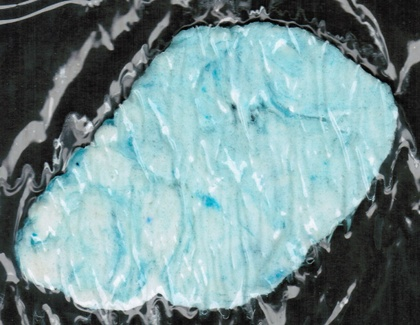
%> input picture database/005-15.jpg, 420 x 325 px, shrunk from 920 x 712 before the run
$ octave --eval "result = GenerarMascara(imread('../../database/005-15.jpg'));"   (GNU Octave 9; MATLAB toolbox functions it lacks are replaced by stand-ins)
%> lines starting %> are read from the running program, lines starting %| are printed output that depends on the picture; in (x1, y1, x2, y2) boxes, pixels count from 0 and x2, y2 are one past the last pixel; in counts of white or black regions, pixels touching at a corner belong together; the program's own positions count from 1; long printed decimals are rounded
### core/segmentacion/nLuv2RGB.m
function rgb = Luv2RGB(luvim)

if size(luvim,3) ~= 3
    error('im must have three color channels');
end
if ~isa(luvim,'float')
    luvim = im2single(luvim);
end
imsiz = size(luvim);
%> imsiz = [325 420 3]

RGB = [ 3.2405, -1.5371, -0.4985 ; ...
    -0.9693,  1.8760,  0.0416 ; ...
    0.0556, -0.2040,  1.0573 ];
Up = 0.19784977571475;
Vp = 0.46834507665248;
Yn = 1.00000;

l = luvim(:,:,1);

y = Yn*l./903.3;
y(l>.8) = (l(l>.8)+16)/116;
%> y: size 325x420 single; min 0, max 0.146, mean 0.00583
y(l>.8) = Yn*(y(l>.8)).^3;
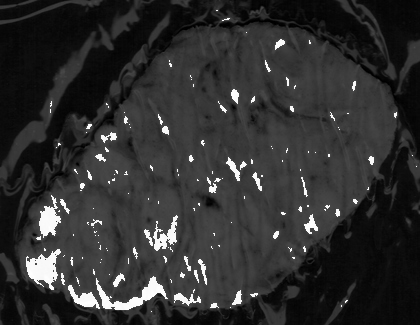
%> y: size 325x420 single; min 0, max 0.00313, mean 0.00059; drawn with min black and max white

u = Up+luvim(:,:,2)./(13*l);
v = Vp+luvim(:,:,3)./(13*l);

x = 9*u.*y./(4*v);
z = (12-3*u-20*v).*y./(4*v);
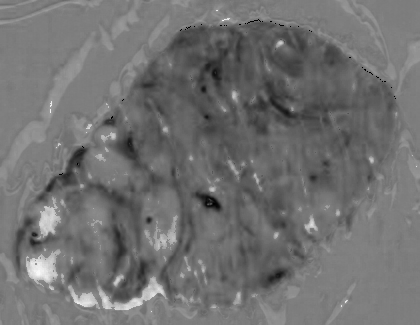
%> z: size 325x420 single; 0.06% of the values are NaN or infinite; the others: min -0.000392, max 0.000429, mean -2.77e-05; drawn with min black, max white, NaN and infinite black

rgb = RGB*reshape(permute(cat(3, x, y, z),[3 1 2]),[3 prod(imsiz(1:2))]);
rgb = reshape(rgb',imsiz);
%> rgb: size 325x420x3 single; 0.06% of the values are NaN or infinite; the others: min -0.000599, max 0.00683, mean 0.000552

zr = find(l < .1);
%> zr = 10120 values from 31 to 136500
rgb([zr zr+prod(imsiz(1:2)) zr+2*prod(imsiz(1:2))]) = 0;
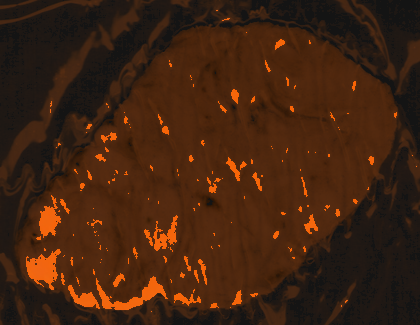
%> rgb: size 325x420x3 single; mean R, G, B 0.00131, 0.000437, -0.000111; drawn with min black and max white
rgb = min(rgb,1);
rgb = max(rgb,0);

### core/segmentacion/GenerarMascara.m
function [ mascara, distancias ] = GenerarMascara( fimg )
%GENERARMASCARA Summary of this function goes here
%   Detailed explanation goes here
lab = rgb2lab(nLuv2RGB(fimg));
%> lab: size 325x420x3 single; mean of channels 1, 2, 3 0.0414, 0.0428, 0.0627
db = double(lab);
%> db: size 325x420x3 double; mean of channels 1, 2, 3 0.0414, 0.0428, 0.0627
tamano = size(db);
%> tamano = [325 420 3]
r = fix(tamano(1)/10);
%> r = 32
k = 40;
H = tamano(1);
%> H = 325
W = tamano(2);
%> W = 420
centroH = fix(H/2);
%> centroH = 162
centroW = fix(W/2);
%> centroW = 210

pLab = zeros(1,3);

%Encuentra el color medio de las esquinas
for i=1:3
    dbp = db(:,:,i);
    w1 = dbp(1:r,1:r);
    w2 = dbp(1:r,W-r:W);
    w3 = dbp(H-r:H, W-r:W);
    w4 = dbp(H-r:H,1:r);

    m = (mean2(w1)+mean2(w2)+mean2(w3)+mean2(w4))/4;
    pLab(i) = m;
end
%> this loop made 3 passes
%> m on passes 1 to 3: 0.0101, 0.00889, 0.0152
%> after the loop, pLab = [0.0101 0.00889 0.0152]


%Genera la matriz de distancias euclideas
euclideas = zeros(tamano(1), tamano(2));
for i = 1:tamano(1)
   for j = 1:tamano(2)
       d = sqrt((lab(i,j,1)-pLab(1))^2+(lab(i,j,2)-pLab(2))^2+(lab(i,j,3)-pLab(3))^2);
       euclideas(i,j) = d;
   end
end
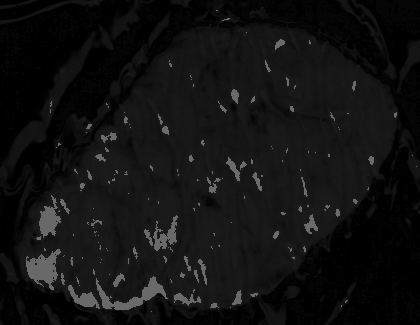
%> euclideas: size 325x420 double; min 0.000195, max 0.43, mean 0.0699

%Calcula la desviaci髇 de las ventanas
w1 = euclideas(1:r,1:r);
w2 = euclideas(1:r,W-r:W);
w3 = euclideas(H-r:H, W-r:W);
w4 = euclideas(H-r:H,1:r);
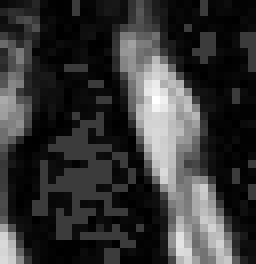
%> w4: size 33x32 double (shown 8 times larger); min 0.000293, max 0.0853, mean 0.0184; drawn with min black and max white
w = [w1(:) ; w2(:) ; w3(:) ; w4(:)];
%> w = 4225 values, max 0.0853 at index 3809, min 0.000293 at index 111, mean 0.0153
s = std2(w);
%> s = 0.018
m = mean2(w);
%> m = 0.0153

disp(s);
%| 0.01805
disp(m);
%| 0.01529

if(abs(s)>0)
    zwt = (euclideas - m) / s;
    %Genera la matriz de distancias relativas
    distancias = zeros(tamano(1), tamano(2));
    for i = 1:tamano(1)
       for j = 1:tamano(2)

           d = zwt(i,j);

           if(d > s)
               g = log(4*s*d);

           else
               g = d;
           end


           distancias(i,j) = g;

       end
    end
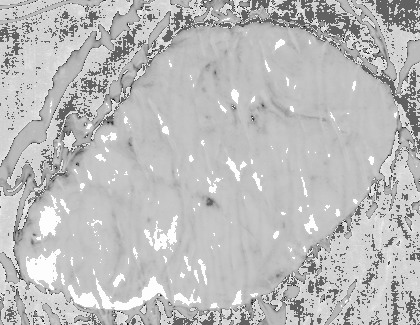
%> distancias: size 325x420 double; min -6.64, max 0.507, mean -1.36; drawn with min black and max white
%> after the loop, g = -3.91
else
%     zwt = euclideas;
    distancias = euclideas;
    distancias(abs(distancias)>0) = 1;
end


%Calcular el umbral????

%Genera la matriz de m醩cara
nrows = size(distancias,1);
%> nrows = 325
ncols = size(distancias,2);
%> ncols = 420
ab = reshape(distancias,nrows*ncols,1);
[clusters_idx, cluster_center] = kmeans(ab, 2, 'distance', 'sqeuclidean','Replicates',3);
%> cluster_center = [-1.04; -3.71]
mascara = reshape(clusters_idx,nrows,ncols);
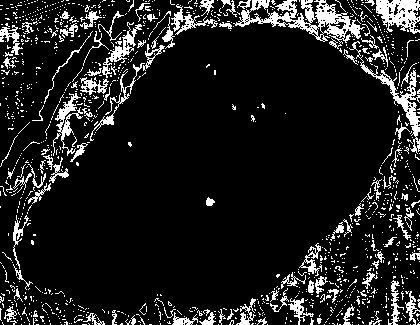
%> mascara: size 325x420 double; values 1 (black) and 2 (white), 11.8% white in thin lines or dots


%selecciona la regi髇 central
BW = im2bw(mascara,1);
%> BW: size 325x420 logical; 11.8% white in thin lines or dots
BW = ~BW;
%> BW: size 325x420 logical; 88.2% white; black in thin lines or dots
%> (the run ends here)

$ run again, on database/008-6.jpg
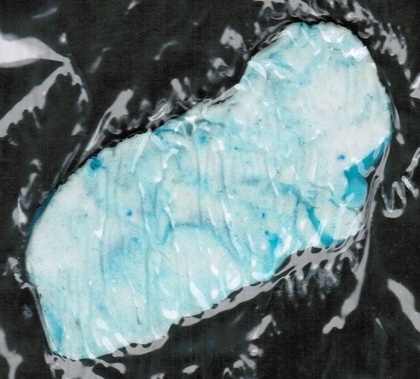
%> input picture database/008-6.jpg, 420 x 379 px, shrunk from 852 x 768 before the run
%> zr = 9089 values from 1 to 159180
%> lab: size 379x420x3 single; mean of channels 1, 2, 3 0.0407, 0.0402, 0.0616
%> db: size 379x420x3 double; mean of channels 1, 2, 3 0.0407, 0.0402, 0.0616
%> the loop in GenerarMascara, `for i=1:3` made 3 passes
%> m on passes 1 to 3: 0.013, 0.0118, 0.0195
%> after the loop in GenerarMascara, `for i=1:3`: pLab = [0.013 0.0118 0.0195]
%> w = 5625 values, max 0.0883 at index 37, min 0.000173 at index 1541, mean 0.0126
%> s = 0.0162
%> in GenerarMascara, `m = mean2(w);`: m = 0.0126
%| 0.01616
%| 0.01263
%> after the loop in GenerarMascara, `for i = 1:tamano(1)`:
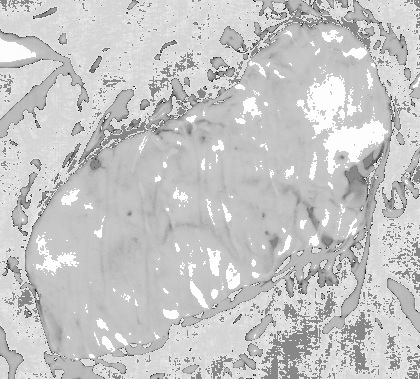
%> distancias: size 379x420 double; min -6.79, max 0.497, mean -1.11; drawn with min black and max white
%> after the loop in GenerarMascara, `for i = 1:tamano(1)`: g = -2.91
%> cluster_center = [-0.83; -2.88]
%> in GenerarMascara, `mascara = reshape(clusters_idx,nrows,ncols);`:
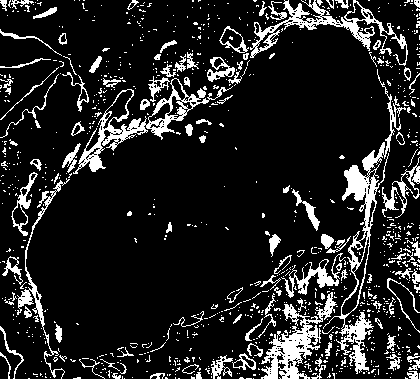
%> mascara: size 379x420 double; values 1 (black) and 2 (white), 13.8% white; 945 white regions (828 under 20 px), largest, box (x1, y1, x2, y2) and area: (323, 69, 406, 374) 3027, (73, 78, 233, 174) 2237, (261, 292, 337, 379) 2111

$ run again, on database/009-9.jpg
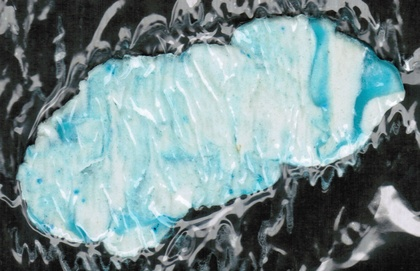
%> input picture database/009-9.jpg, 420 x 271 px, shrunk from 1016 x 656 before the run
%> zr = 9100 values from 209 to 113820
%> lab: size 271x420x3 single; mean of channels 1, 2, 3 0.0523, 0.051, 0.0793
%> db: size 271x420x3 double; mean of channels 1, 2, 3 0.0523, 0.051, 0.0793
%> the loop in GenerarMascara, `for i=1:3` made 3 passes
%> m on passes 1 to 3: 0.0138, 0.0122, 0.0209
%> after the loop in GenerarMascara, `for i=1:3`: pLab = [0.0138 0.0122 0.0209]
%> w = 3025 values, max 0.0836 at index 154, min 0.000236 at index 960, mean 0.0238
%> s = 0.0187
%> in GenerarMascara, `m = mean2(w);`: m = 0.0238
%| 0.01869
%| 0.02382
%> after the loop in GenerarMascara, `for i = 1:tamano(1)`:
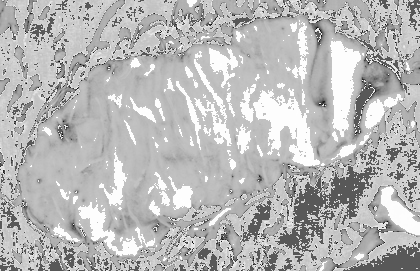
%> distancias: size 271x420 double; min -6.57, max 0.465, mean -1.47; drawn with min black and max white
%> after the loop in GenerarMascara, `for i = 1:tamano(1)`: g = -4.12
%> cluster_center = [-3.74; -1.05]
%> in GenerarMascara, `mascara = reshape(clusters_idx,nrows,ncols);`:
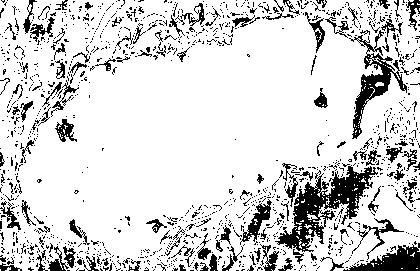
%> mascara: size 271x420 double; values 1 (black) and 2 (white), 84.2% white; 1309 black regions (1184 under 20 px), largest, box (x1, y1, x2, y2) and area: (275, 165, 378, 252) 2945, (349, 30, 407, 139) 1458, (343, 243, 420, 271) 1036

$ run again, on database/011-20.jpg
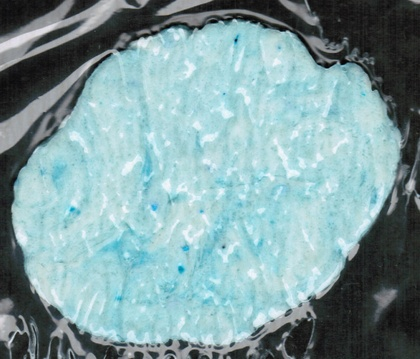
%> input picture database/011-20.jpg, 420 x 359 px, shrunk from 796 x 680 before the run
%> zr = 7331 values from 1 to 150750
%> lab: size 359x420x3 single; mean of channels 1, 2, 3 0.044, 0.0461, 0.0667
%> db: size 359x420x3 double; mean of channels 1, 2, 3 0.044, 0.0461, 0.0667
%> the loop in GenerarMascara, `for i=1:3` made 3 passes
%> m on passes 1 to 3: 0.0152, 0.0137, 0.0229
%> after the loop in GenerarMascara, `for i=1:3`: pLab = [0.0152 0.0137 0.0229]
%> w = 5041 values, max 0.402 at index 4160, min 5.06e-05 at index 2102, mean 0.0236
%> s = 0.0377
%> in GenerarMascara, `m = mean2(w);`: m = 0.0236
%| 0.03772
%| 0.02363
%> after the loop in GenerarMascara, `for i = 1:tamano(1)`: g = -0.568
%> cluster_center = [-1.16; -3.27]
%> in GenerarMascara, `mascara = reshape(clusters_idx,nrows,ncols);`:
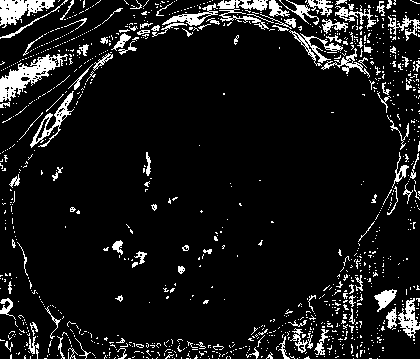
%> mascara: size 359x420 double; values 1 (black) and 2 (white), 9.1% white; 1084 white regions (978 under 20 px), largest, box (x1, y1, x2, y2) and area: (0, 54, 68, 102) 1120, (0, 0, 55, 28) 778, (217, 0, 269, 30) 574
